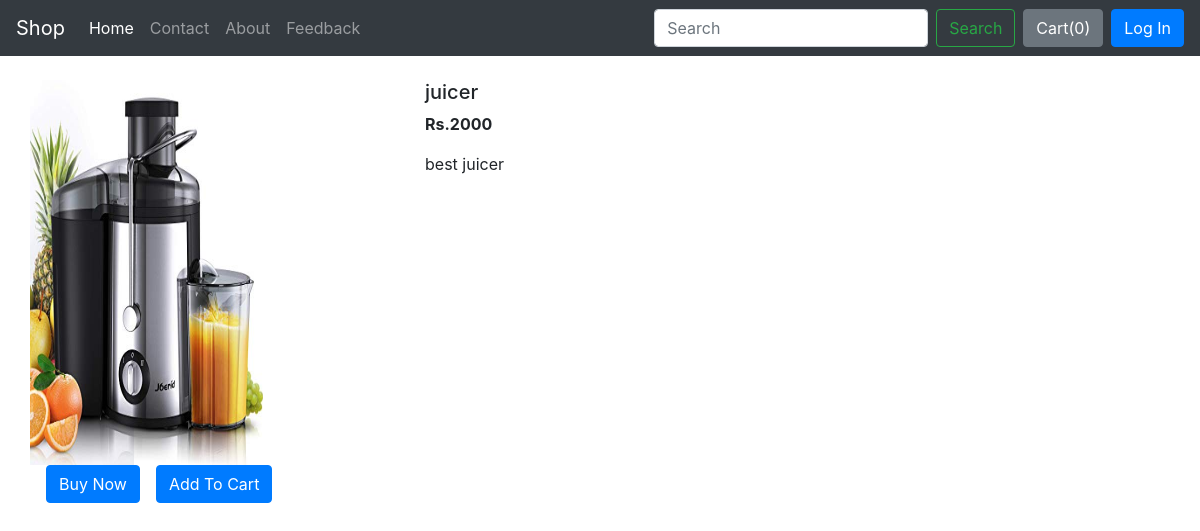
Page /shop/products/ on the committed database.
### shop/models.py (models this page shows, shortened)
class Product(models.Model):
    product_id = models.AutoField
    product_name = models.CharField(max_length=50)
    category = models.CharField(max_length=50, default="")
    subcategory = models.CharField(max_length=50, default="")
    price = models.IntegerField(default="0")
    description = models.CharField(max_length=500)
    publish_date = models.DateField()
    image = models.ImageField(upload_to="shop/images", default="")

### shop/views.py (the view)
# urls.py: url(r"products/", views.productview, name="products"),
def productview(request):
    myid=5
    product = Product.objects.filter(id=myid)
    d={'product': product[0]}
    return render(request,'shop/productview.html',d)

### shop/templates/shop/productview.html (shortened to what this page needs)
{% extends 'shop/basic.html' %}
{% block body%}
<div class="container my-4">
    <div class="row">
    <div class="col-md-4">
    <div class="row">
        <img src="/media/{{product.image}}" width="233px" height="385px">
    </div>
        <div class="row">
            <button class="btn btn-primary mx-3">Buy Now</button>
            <button class="btn btn-primary">Add To Cart</button>
        </div>
    </div>
    <div class="col-md-8">
        <h5>{{product.product_name}}</h5>
        <p><b>Rs.{{product.price}} </b></p>
        <p>{{product.description}}</p>
    </div>
    </div>
</div>
{% endblock %}

### rows in the picture
Product: image (picture), product_name "juicer", price "2000", description "best juicer"
